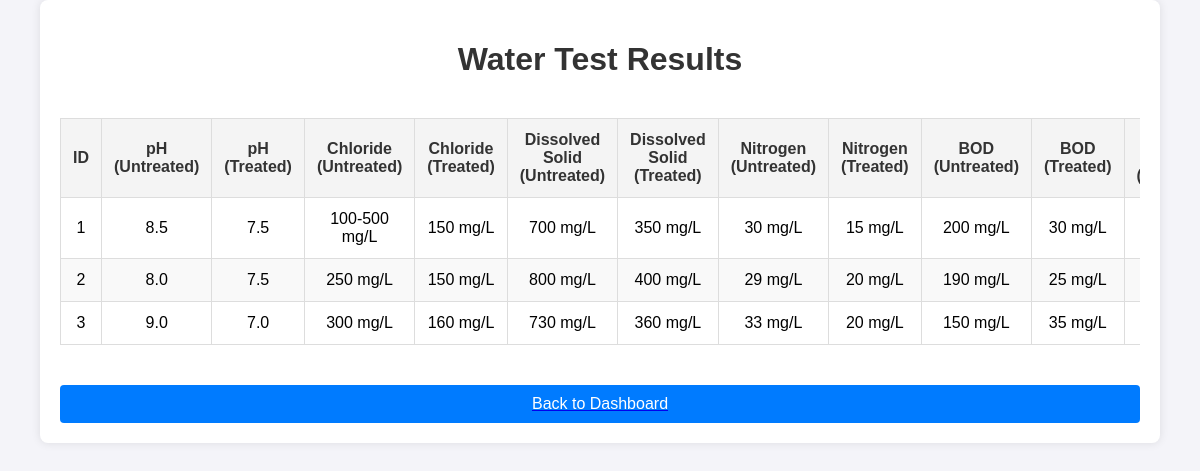
The page /show_results (signed in) on the database its author committed.
### tables this page shows
CREATE TABLE results (
            id INTEGER PRIMARY KEY AUTOINCREMENT,
            ph_untreated REAL,
            ph_treated REAL,
            chloride_untreated REAL,
            chloride_treated REAL,
            solid_untreated REAL,
            solid_treated REAL,
            nitrogen_untreated REAL,
            nitrogen_treated REAL,
            bod_untreated REAL,
            bod_treated REAL,
            oxygen_untreated REAL,
            oxygen_treated REAL
        );

### app.py (the view)
@app.route('/show_results')
def show_results():
    if 'user' not in session:
        return redirect(url_for('login'))
    with sqlite3.connect('wastewater.db') as conn:
        cursor = conn.cursor()
        cursor.execute("SELECT * FROM results")
        results = cursor.fetchall()
    return render_template('show_results.html', results=results)

### templates/show_results.html (shortened to what this page needs)
<!DOCTYPE html>
<html lang="en">
<head>
    <link rel="stylesheet" href="{{ url_for('static', filename='style.css') }}">
</head>
<body>
    <div class="container">
        <h1>Water Test Results</h1>
        <div class="table-container">
            <table class="fixed-header">
                <thead>
                    <tr>
                        <th>ID</th>
                        <th>pH (Untreated)</th>
                        <th>pH (Treated)</th>
                        <th>Chloride (Untreated)</th>
                        <th>Chloride (Treated)</th>
                        <th>Dissolved Solid (Untreated)</th>
                        <th>Dissolved Solid (Treated)</th>
                        <th>Nitrogen (Untreated)</th>
                        <th>Nitrogen (Treated)</th>
                        <th>BOD (Untreated)</th>
                        <th>BOD (Treated)</th>
                        <th>Dissolved Oxygen (Untreated)</th>
                    </tr>
                </thead>
                <tbody>
                    {% for result in results %}
                    <tr>
                        <td>{{ result[0] }}</td>
                        <td>{{ result[1] }}</td>
                        <td>{{ result[2] }}</td>
                        <td>{{ result[3] }}</td>
                        <td>{{ result[4] }}</td>
                        <td>{{ result[5] }}</td>
                        <td>{{ result[6] }}</td>
                        <td>{{ result[7] }}</td>
                        <td>{{ result[8] }}</td>
                        <td>{{ result[9] }}</td>
                        <td>{{ result[10] }}</td>
                        <td>{{ result[11] }}</td>
                    </tr>
                    {% endfor %}
                </tbody>
            </table>
        </div>
        <a href="{{ url_for('dashboard') }}"><button>Back to Dashboard</button></a>
    </div>
</body>
</html>

### static/style.css (style rules this page uses)
body { font-family: Arial, sans-serif; }
.container { max-width: 800px; margin: 0 auto; }
table { width: 100%; border-collapse: collapse; }
table, th, td { border: 1px solid black; }
th, td { padding: 10px; text-align: center; }
body { font-family: 'Arial', sans-serif; background-color: #f7f7f7; }
.container { max-width: 900px; }

### templates/show_results.html (style rules this page uses)
body { font-family: Arial, sans-serif; background-color: #f4f4f9; margin: 0; padding: 0; }
.container { width: 90%; max-width: 1200px; margin: 0 auto; padding: 20px; background: #fff; border-radius: 8px; box-shadow: 0 0 10px rgba(0, 0, 0, 0.1); }
h1 { text-align: center; margin-bottom: 20px; color: #333; }
.table-container { overflow-x: auto; }
table { width: 100%; border-collapse: collapse; margin: 20px 0; }
table, th, td { border: 1px solid #ddd; }
th, td { padding: 12px; text-align: center; }
th { background-color: #f4f4f4; color: #333; }
tr:nth-child(even) { background-color: #f9f9f9; }
.fixed-header thead { position: -webkit-sticky; position: sticky; top: 0; z-index: 1; }
button { display: block; width: 100%; padding: 10px; border: none; border-radius: 4px; background-color: #007bff; color: #fff; font-size: 16px; cursor: pointer; margin-top: 20px; }

### rows shown on the page
results: id "1", ph_untreated "8.5", ph_treated "7.5", chloride_untreated "100-500 mg/L", chloride_treated "150 mg/L", solid_untreated "700 mg/L", solid_treated "350 mg/L", nitrogen_untreated "30 mg/L", nitrogen_treated "15 mg/L", bod_untreated "200 mg/L", bod_treated "30 mg/L"
results: id "2", ph_untreated "8.0", ph_treated "7.5", chloride_untreated "250 mg/L", chloride_treated "150 mg/L", solid_untreated "800 mg/L", solid_treated "400 mg/L", nitrogen_untreated "29 mg/L", nitrogen_treated "20 mg/L", bod_untreated "190 mg/L", bod_treated "25 mg/L"
results: id "3", ph_untreated "9.0", ph_treated "7.0", chloride_untreated "300 mg/L", chloride_treated "160 mg/L", solid_untreated "730 mg/L", solid_treated "360 mg/L", nitrogen_untreated "33 mg/L", nitrogen_treated "20 mg/L", bod_untreated "150 mg/L", bod_treated "35 mg/L"
